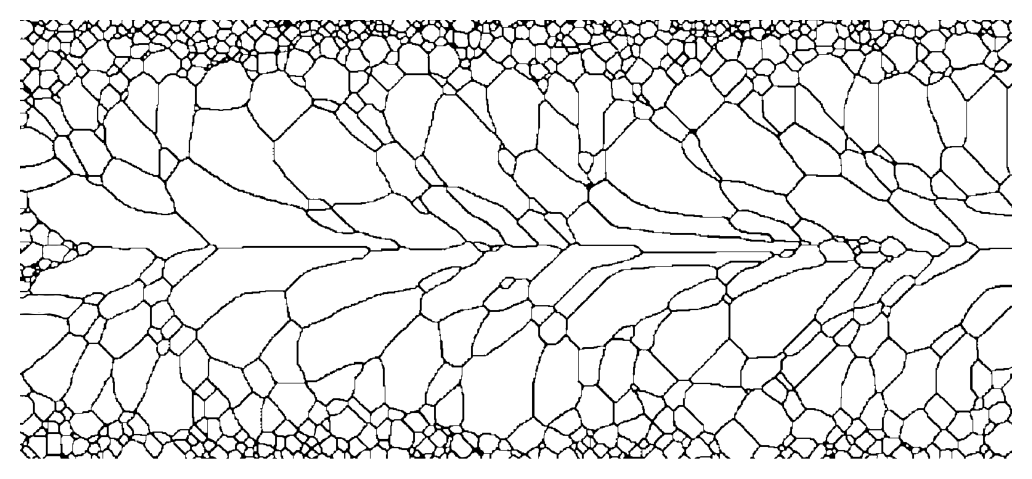
#> input picture SPPARKS/SPPARKS_seg_1.png, 3096 x 1436 px (shown at 1/3 size)
$ python SR_CLD.py
#> lines starting #> are read from the running program, lines starting #| are printed output that depends on the picture; after the words box and inside, x2 and y2 are one past the last pixel; in counts of white or black regions, pixels touching at a corner belong together
### utils.py
############ SR-CLD Calculation and Visualization #################

import numpy as np
import matplotlib.pyplot as plt
from scipy.stats import iqr,tstd,tmean
import math
from numba import jit


@jit(nopython=True)

# Calculating the horizontal chords for the image
#  img: image array
#  k: number of rows to be considered at once (default = 1)
#  output: total chords, chords per row(or k rows)
def Horizontal_Chords(img, k=1):
    total_chords = []
    krow_chords = []

    for i in range (0,int(len(img)/k)):
        krow = []
        for j in range(0,k):
            length = 0
            start_pix = 0
            for m in range(0,len(img[j+(i*k)])):
                if img[j+(i*k)][m] == 1:
                    length = length + 1
                else:
                    if length == 0:
                        start_pix = start_pix + 1
                    if length != 0:
                        if start_pix != 0:
                            krow.append(length)
                            total_chords.append(length)
                        else:
                            start_pix = start_pix + 1
                    length = 0
        krow_chords.append(krow)
    total_chords = np.array(total_chords)
    return total_chords, krow_chords


# Calculating the vertical chords for the image
#  img: image array
#  k: number of columns to be considered at once (default = 1)
#  output: chords
def Vertical_Chords(img, k =1):
    img_T = img.T
    return Horizontal_Chords(img_T, k)


# Calculating the single chord length distribution for the image
#  chords: calculated chords
# [25 lines left out: function CLD, not called in this run]


# Calculating the spatially-resolved chord length distributions for the image (each k-section)
#  chords: calculated chords
def SRCLD(krow_chords, chords, Num=0, maximum=0):

    if Num == 0 or maximum == 0:
        Num,maximum = max(chords)

    Ps = []
    means = []

    for i in range(0,len(krow_chords)):
        vals, edges = np.histogram(krow_chords[i],Num, range=[0.5, maximum + 0.5])

        num = []

        for j in range(0,len(edges)-1):
            width = (edges[j+1] - edges[j])
            num.append(vals[j])

        den = sum(num)

        if den == 0:
            P = num
        else:
            P = num/den
            mean = np.mean(krow_chords[i])
            means.append(mean)
            Ps.append(P/width)

    Ps = np.array(Ps)
    means = np.array(means)

    return Ps,means

#Calculating the ideal number of bins and largest range value for the probability distributions
#  input: coords, setting ('Square','Sturges','Scotts','Freed','Doane','Rice')
#  output: the number of bins and largest range value for the probability distributions
def BinSize(chords,setting):

    total = chords

    numba = len(total)

    #Square Root Rule
    if setting == 'Square':
        square = math.sqrt(len(total))
        #print ('Square Root',square)
        maximum = math.ceil(max(total)/int(square))*int(square)
        return int(square),maximum

    #Sturges Formula
    elif setting == 'Sturges':
        k = (1 + 3.322*math.log10(len(total)))
        #print ('Sturges', k)
        maximum = math.ceil(max(total)/int(k))*int(k)
        return int(k), maximum

    #Scott's Normal Reference Rule:
    elif setting == 'Scotts':
        scott = (max(total)-min(total))/(3.5*tstd(total)*len(total)**(-1/3))
        #print('Scotts:',scott)
        maximum = math.ceil(max(total)/int(scott))*int(scott)
        return int(scott),maximum

    #Freedman-Diaconis Rule:
    elif setting == 'Freed':
        freed = 2*iqr(len(total))/(numba**(1/3))
        #print ('Freedman:',freed)
        maximum = math.ceil(max(total)/int(freed))*int(freed)
        return int(freed), maximum

    #Rice's Rule:
    elif setting == 'Rice':
        rice = 2*(numba**(1/3))
        #print ('Rices:',rice)
        maximum = math.ceil(max(total)/int(rice))*int(rice)
        return int(rice), maximum

    #Doane's Rule:
    elif setting == 'Doane':
        skewness = (3*(tmean(total)-np.median(total)))/tstd(total)
        N = len(total)
        error_skewness = math.sqrt((6 * (N - 1)) / ((N - 2) * (N + 1) * (N + 3)))
        g1 = skewness/error_skewness

        doane = 1 + np.log2(N) + np.log2(1 + abs(g1)/error_skewness)
        #print ('Doane:',doane)
        maximum = math.ceil(max(total)/int(doane))*int(doane)
        return int(doane), maximum


def Visualization(Ps,means, setting, maximum, vmax_val=0.05, name=""):


    if setting == "Horizontal":
        fig, ax = plt.subplots(figsize=(1, 5),
                            subplot_kw={'xticks': [], 'yticks': []})

        plot = ax.imshow(Ps, cmap = 'Spectral_r', aspect='auto',vmax = vmax_val)
        cbar = fig.colorbar(plot)
        cbar.set_ticks(np.linspace(0, vmax_val, num=5))
        plt.title("SR-CLD")
        if name != "":
            name_P = name+"_Ps.png"
            plt.savefig(name_P, dpi=600, bbox_inches='tight')
        plt.tight_layout()
        plt.show()


        vals = np.arange(1,len(means)+1)
        vals = np.flip(vals)
        fig, ax = plt.subplots(figsize=(1, 5),
                                subplot_kw={'xticks': [], 'yticks': []})

        plt.plot(means,vals, color='#00B8FF')
        plt.tight_layout()
        plt.ylim(vals[-1],vals[0])
        plt.xlim(1,maximum)
        plt.title("Mean")
        if name != "":
            name_mean = name+"_means.svg"
            plt.savefig(name_mean, dpi=600, bbox_inches='tight')
        plt.show()

    if setting == "Vertical":
        Ps = Ps.T
        Ps = np.flipud(Ps)
        means = np.flip(means)
        fig, ax = plt.subplots(figsize=(5, 1),
                            subplot_kw={'xticks': [], 'yticks': []})

        plot = ax.imshow(Ps, cmap = 'Spectral_r', aspect='auto', vmax = vmax_val)
        cbar = fig.colorbar(plot)
        cbar.set_ticks(np.linspace(0, vmax_val, num=5))
        plt.title("SR-CLD")
        if name != "":
            name_P = name+"_Ps.png"
            plt.savefig(name_P, dpi=600, bbox_inches='tight')
        plt.tight_layout()
        plt.show()

        vals = np.arange(1,len(means)+1)

        fig, ax = plt.subplots(figsize=(5,1),
                                subplot_kw={'xticks': [], 'yticks': []})

        plt.plot(vals, means, color='#FF0045')
        plt.tight_layout()
        plt.xlim(vals[-1],vals[0])
        plt.ylim(0,maximum)
        plt.title("Mean")
        if name != "":
            name_mean = name+"_means.svg"
            plt.savefig(name_mean, dpi=600, bbox_inches='tight')
        plt.show()

### SR_CLD.py
from utils import *
import cv2


# [22 lines of commented-out code are left out]
img = 'SPPARKS/SPPARKS_seg_1.png'

# Load the image
img = cv2.imread(img)
#> img is the input picture: shape (1436, 3096, 3); min 0, max 255, mean 228.4

# Create a mask for black pixels (R, G, B all below 30)
is_black = np.all(img < 100, axis=-1)
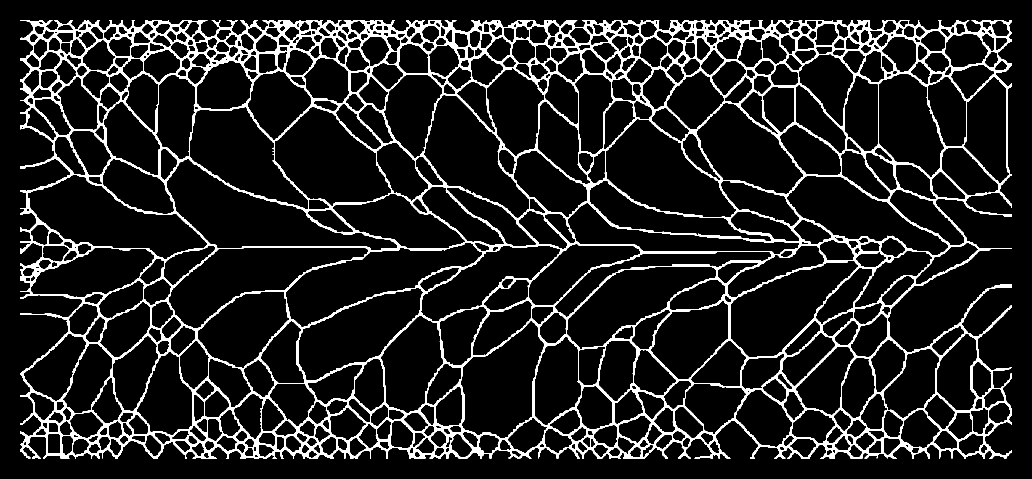
#> is_black: shape (1436, 3096) bool (shown at 1/3 size); 9.9% white; 1 white region, box (x1, y1, x2, y2) and area: (60, 60, 3036, 1376) 441893

# Create binary mask: 1 for grains (non-black), 0 for boundaries (black)
grain_mask = np.where(is_black, 0, 1).astype(np.uint8)

# (Optional) Multiply by 255 if you want to save it as an image
grain_mask = np.invert(grain_mask)

kernel = np.ones((3, 3), np.uint8)
closed = cv2.morphologyEx(grain_mask, cv2.MORPH_CLOSE, kernel, iterations=1)
#> closed: shape (1436, 3096); values 254 (black) and 255 (white), 9.9% white; 1 white region, box (x1, y1, x2, y2) and area: (60, 60, 3036, 1376) 441899

man_seg = np.invert(closed)

man_seg = man_seg[60:1376, 60:3036]
#> man_seg: shape (1316, 2976); values 0 (black) and 1 (white), 88.7% white; 1 black region, box (x1, y1, x2, y2) and area: (0, 0, 2976, 1316) 441899

man_seg = np.rot90(man_seg,1)
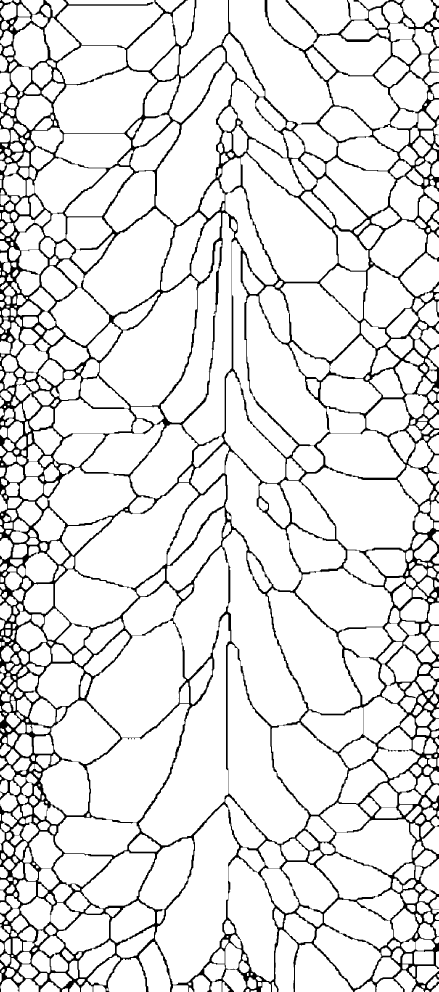
#> man_seg: shape (2976, 1316) (shown at 1/3 size); values 0 (black) and 1 (white), 88.7% white; 1 black region, box (x1, y1, x2, y2) and area: (0, 0, 1316, 2976) 441899

#########################################################################################
#### Loading Titanium Case Study images

# man_seg = np.load('64_Sample1_113000_125000.npy')

#########################################################################################
#### Loading Demo Arrays

# man_seg = [[1,1,1,1,1,0,1,1,1,1,1,0,1,1,1],
#             [1,1,1,0,1,1,1,0,1,1,1,0,1,1,1],
#             [1,0,1,0,1,0,1,0,1,0,1,0,1,0,1],
#             [0,1,1,1,1,0,1,1,1,1,0,1,1,1,1],
#             [0,1,1,0,1,1,0,1,1,0,1,1,0,1,1],
#             [0,1,1,1,1,1,0,1,1,1,1,1,0,1,1],
#             [0,1,1,1,0,1,1,1,0,1,1,1,0,1,1],
#             [0,1,0,1,0,1,0,1,0,1,0,1,0,1,0],
#             [1,1,1,1,0,1,1,1,1,0,1,1,1,1,0],
#             [1,1,0,1,1,0,1,1,0,1,1,0,1,1,0],
#             [1,1,1,1,1,0,1,1,1,1,1,0,1,1,1],
#             [1,1,1,0,1,1,1,0,1,1,1,0,1,1,1],
#             [1,0,1,0,1,0,1,0,1,0,1,0,1,0,1],
#             [0,1,1,1,1,0,1,1,1,1,0,1,1,1,1],
#             [0,1,1,0,1,1,0,1,1,0,1,1,0,1,1]]


# # man_seg = [[1,0,1,0,1,0,1,0,1,0,1,0,1,0,1],
# #            [0,1,0,1,0,1,0,1,0,1,0,1,0,1,0],
# #            [1,0,1,0,1,0,1,0,1,0,1,0,1,0,1],
# #            [0,1,1,0,1,1,0,1,1,0,1,1,0,1,1],
# #            [1,1,0,1,1,0,1,1,0,1,1,0,1,1,0],
# #            [0,1,1,0,1,1,0,1,1,0,1,1,0,1,1],
# #            [1,1,1,0,1,1,1,0,1,1,1,0,1,1,1],
# #            [0,1,1,1,0,1,1,1,0,1,1,1,0,1,1],
# #            [1,1,1,0,1,1,1,0,1,1,1,0,1,1,1],
# #            [0,1,1,1,1,0,1,1,1,1,0,1,1,1,1],
# #            [1,1,1,1,0,1,1,1,1,0,1,1,1,1,0],
# #            [0,1,1,1,1,0,1,1,1,1,0,1,1,1,1],
# #            [1,1,1,1,1,0,1,1,1,1,1,0,1,1,1],
# #            [0,1,1,1,1,1,0,1,1,1,1,1,0,1,1],
# #            [1,1,1,1,1,0,1,1,1,1,1,0,1,1,1]]

# man_seg = np.array(man_seg)
# plt.imshow(man_seg, cmap = plt.cm.gray)
# plt.show()


# # # # #########################################################################################

# Verifying correct loading of image:
# Pixels to be counted should all be white == 1, all other pixels should be black == 0

plt.imshow(man_seg, cmap = plt.cm.gray)
plt.show()

# # # Running the SR-CLD Calculations

# Finding all of the vertical chords and all the horizontal chords in the image
v_chords, v_krow_chords = Vertical_Chords(man_seg,1)
#> in Vertical_Chords, `img_T = img.T`:
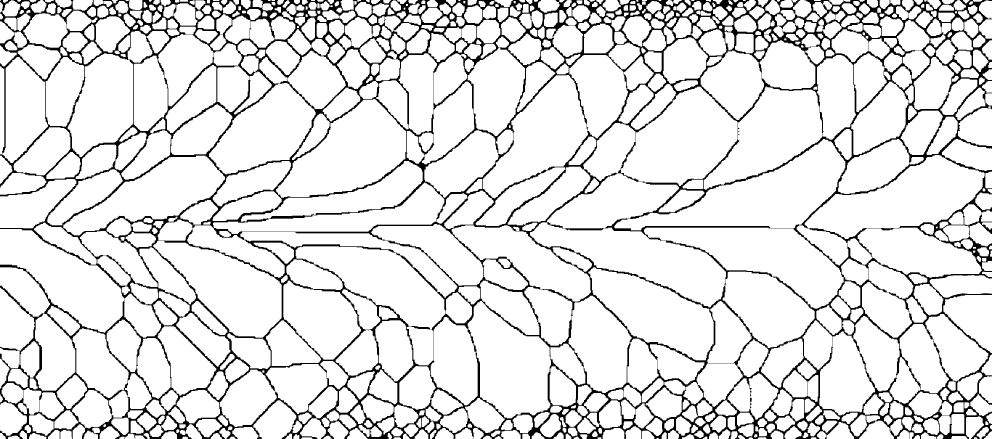
#> img_T: shape (1316, 2976) (shown at 1/3 size); values 0 (black) and 1 (white), 88.7% white; 1 black region, box (x1, y1, x2, y2) and area: (0, 0, 2976, 1316) 441899
#> v_krow_chords = 1316 items
h_chords, h_krow_chords = Horizontal_Chords(man_seg,1)
#> h_krow_chords = 2976 items

# Calculating the optimal number of bins via a chosen formula
v_Num,v_maximum = BinSize(v_chords, 'Doane')
#> in BinSize, `numba = len(total)`: numba = 46586
#> in BinSize, `skewness = (3*(tmean(total)-np.median(total)))/tstd(total)`: skewness = 0.926
#> in BinSize, `N = len(total)`: N = 46586
#> in BinSize, `error_skewness = math.sqrt((6 * (N - 1)) / ((N - 2) * (N + 1) * (N + 3..`: error_skewness = 5.26e-05
#> in BinSize, `g1 = skewness/error_skewness`: g1 = 17616.1
#> in BinSize, `doane = 1 + np.log2(N) + np.log2(1 + abs(g1)/error_skewness)`: doane = 44.83
#> in BinSize, `maximum = math.ceil(max(total)/int(doane))*int(doane)`: maximum = 660
#> v_Num = 44; v_maximum = 660
h_Num,h_maximum = BinSize(h_chords, 'Doane')
#> h_Num = 45; h_maximum = 315


print (v_Num, v_maximum)
#| 44 660
print (h_Num, h_maximum)
#| 45 315

# Calculation of the vertical and horizontal SR-CLDs for the image
v_Ps,v_means = SRCLD(v_krow_chords,v_chords, v_Num, v_maximum)
#> the loop in SRCLD, `for i in range(0,len(krow_chords)):` made 1316 passes
#> (den, mean) on passes 1 to 12: (86, 20.06), (95, 19.78), (95, 19.81), (95, 19.28), (101, 19.29), (87, 20.14), (96, 19.74), (89, 20.39), (91, 20.31), (91, 20.35), (96, 19.84), (96, 19.89)
#> den on pass 100: 57
#> after the loop in SRCLD, `for i in range(0,len(krow_chords)):`: Ps = 1316 items; means = 1316 values, max 185.1 at index 596, min 19.28 at index 3, mean 89.82
#> v_means has the same summary as means in SRCLD
h_Ps,h_means = SRCLD(h_krow_chords,h_chords, h_Num, h_maximum)
#> the loop in SRCLD (call 2), `for i in range(0,len(krow_chords)):` made 2976 passes
#> (den, mean) on passes 1 to 12: (15, 78.93), (15, 78.87), (15, 78.4), (15, 78.47), (15, 76.73), (16, 73.69), (16, 71.25), (18, 64.78), (18, 63.28), (15, 74.87), (15, 74.67), (15, 74.87)
#> den on pass 100: 14
#> h_means = 2976 values, max 121.4 at index 2261, min 34.53 at index 2949, mean 70.35

# Visualing the SR-CLD heat maps and mean plots for both directions
# If you wish to save the files, add the name as an additional argument, for example 'SPPARKS_1'
Visualization(v_Ps, v_means, "Vertical", v_maximum)
#> in Visualization, `Ps = np.flipud(Ps)`:
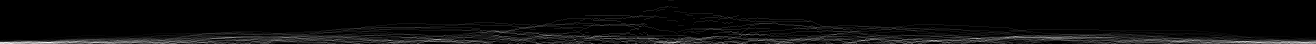
#> Ps: shape (44, 1316) float64; min 0, max 0.0341, mean 0.00152; drawn with min black and max white
#> in Visualization, `means = np.flip(means)`: means = 1316 values, max 185.1 at index 719, min 19.28 at index 1312, mean 89.82
#> in Visualization, `plt.show()`:
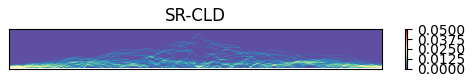
#> figure drawn by matplotlib, 2 panels
#> in Visualization, `vals = np.arange(1,len(means)+1)`: vals = 1316 values from 1 to 1316
Visualization(h_Ps, h_means, "Horizontal",h_maximum)
#> call 2 of Visualization, with Ps = array of shape (2976, 45), means = array of shape (2976,), setting = 'Horizontal', maximum = 315, vmax_val = 0.05, name = ''
#> in Visualization (call 2), `plt.show()`:
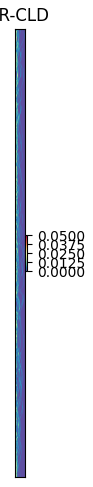
#> figure drawn by matplotlib, 2 panels
#> in Visualization (call 2), `vals = np.arange(1,len(means)+1)`: vals = 2976 values from 1 to 2976
#> in Visualization (call 2), `vals = np.flip(vals)`: vals = 2976 values, max 2976 at index 0, min 1 at index 2975, mean 1488.5
#> in Visualization (call 2), `plt.show()`:
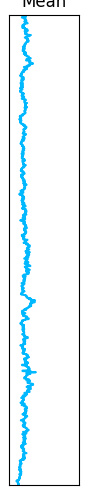
#> figure drawn by matplotlib, 1 panel
